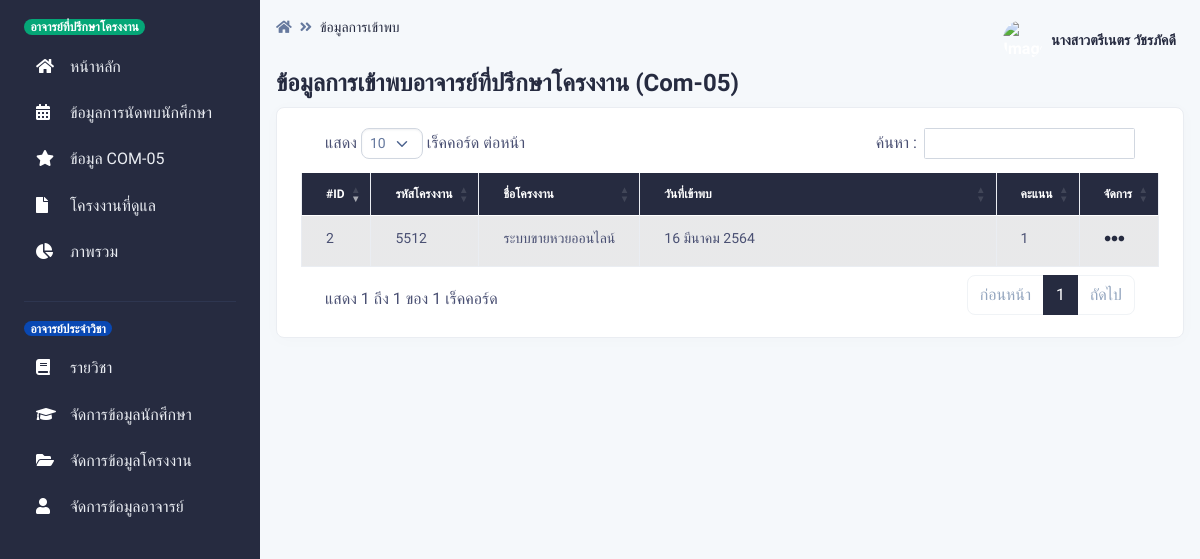
Page /pages/com05/index.php (signed in) on the earlier database version.
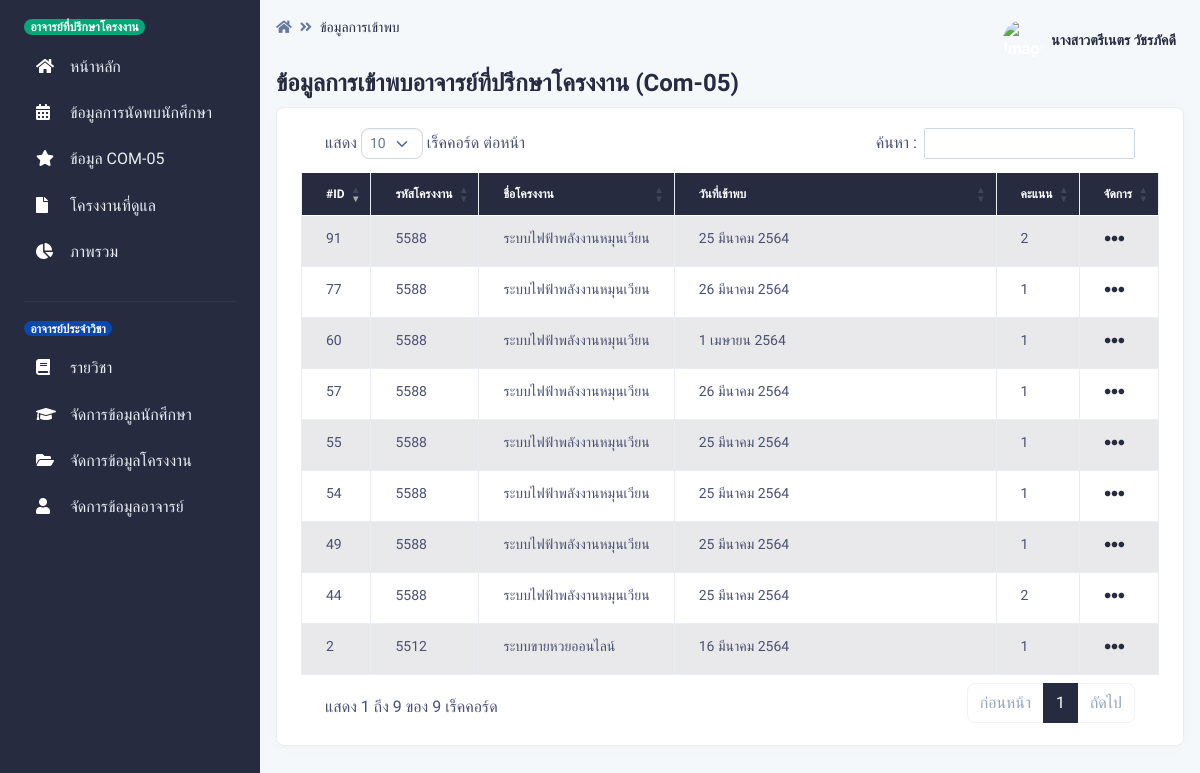
Same page on the later database version.
### tables this page shows
CREATE TABLE `com05` (
  `com05_id` int(255) NOT NULL,
  `appoint_id` int(255) NOT NULL,
  `project_id` int(15) NOT NULL,
  `comment_teacher` varchar(255) NOT NULL,
  `comment_assign` varchar(255) NOT NULL,
  `score` int(11) NOT NULL,
  `meet_check` int(2) NOT NULL,
  `teacher_id` int(15) NOT NULL
);

CREATE TABLE `project` (
  `project_id` int(15) NOT NULL,
  `project_name` varchar(255) NOT NULL,
  `project_type` int(2) NOT NULL,
  `project_status` int(2) NOT NULL DEFAULT 1
);

CREATE TABLE `appoint` (
  `appoint_id` int(255) NOT NULL,
  `project_id` int(15) NOT NULL,
  `appoint_date_start` datetime NOT NULL,
  `appoint_date_end` datetime NOT NULL,
  `apooint_minute` int(3) NOT NULL,
  `appoint_comment` varchar(255) NOT NULL,
  `teacher_id` int(15) NOT NULL,
  `appoint_status` int(2) NOT NULL,
  `recorder` int(15) NOT NULL,
  `appoint_recorder` datetime NOT NULL DEFAULT current_timestamp()
);

### pages/dateth.php (called while the page is built, shortened)
<?php
    function DateThai($strDate)
	{
		$strYear = date("Y",strtotime($strDate))+543;
		$strMonth= date("n",strtotime($strDate));
		$strDay= date("j",strtotime($strDate));
		$strMonthCut = Array("","มกราคม","กุมภาพันธ์","มีนาคม","เมษายน","พฤษภาคม","มิถุนายน","กรกฎาคม","สิงหาคม","กันยายน","ตุลาคม","พฤศจิกายน","ธันวาคม");
		$strMonthThai=$strMonthCut[$strMonth];
		return "$strDay $strMonthThai $strYear";
	}
?>

### pages/com05/index.php (the view, shortened to what this page needs)
<?php
if (!$_SESSION["TeacherID"]){
    Header("Location: ../../login_te.php");
}else{?>
<?php include '../../conn.php';?>
<!DOCTYPE html>
<html lang="en">
<head>
    <link type="text/css" href="../../vendor/@fortawesome/fontawesome-free/css/all.min.css" rel="stylesheet">
    <link type="text/css" href="../../vendor/notyf/notyf.min.css" rel="stylesheet">
    <link type="text/css" href="../../css/volt.css" rel="stylesheet">
    <link rel="stylesheet" type="text/css" href="https://cdn.datatables.net/1.10.23/css/dataTables.bootstrap5.min.css">
    <?php include '../dateth.php';?>
</head>
<body>
    <?php include '../menu_te.php';?>
    <main class="content">
        <nav class="navbar navbar-top navbar-expand navbar-dashboard navbar-dark pl-0 pr-2 pb-0">
            <div class="container-fluid px-0">
                <div class="d-flex justify-content-between w-100" id="navbarSupportedContent">
                    <div class="d-flex">
                        <nav aria-label="breadcrumb">
                            <ol class="breadcrumb breadcrumb-dark breadcrumb-transparent">
                                <li class="breadcrumb-item"><a href="../teacher"><span
                                            class="fas fa-home"></span></a></li>
                                <li class="breadcrumb-item active" aria-current="page">ข้อมูลการเข้าพบ</li>
                            </ol>
                        </nav>
                    </div>
                    <?php include '../navbar_te.php';?>
                </div>
            </div>
        </nav>
        <div class="py-0">
            <div class="d-flex justify-content-between w-100 flex-wrap">
                <div class="mb-3 mb-lg-0">
                    <h1 class="h4">ข้อมูลการเข้าพบอาจารย์ที่ปรึกษาโครงงาน (Com-05)  </h1>
                </div>
            </div>
        </div>
        <div class="card border-light shadow-sm mb-4">
            <div class="card-body">
                <div class="table-responsive">
                    <table id="example" class="table table-striped table-bordered" width="100%" data-order="[[ 0, &quot;desc&quot; ]]" id="tableId">
                        <col style="width:5%" >
                        <col style="width:7%">
                        <col style="width:7%">
                        <col style="width:71%">
                        <col style="width:5%">
                        <col style="width:5%">
                        <thead class="thead-dark">
                        <tr>
                                <th>#ID</th>
                                <th>รหัสโครงงาน</th>
                                <th>ชื่อโครงงาน</th>
                                <th>วันที่เข้าพบ</th>
                                <th>คะแนน</th>
                                <th>จัดการ</th>
                            </tr>
                        </thead>
                        <tbody>
                            <?php
                        $TeacherID =$_SESSION["TeacherID"];
					$sql = "SELECT
                    com05.com05_id,
                    com05.project_id,
                    project.project_name,
                    appoint.appoint_date_start,
                    com05.score,
                    com05.teacher_id,
                    com05.appoint_id
                    FROM
                    com05
                    INNER JOIN appoint ON com05.appoint_id = appoint.appoint_id
                    INNER JOIN project ON com05.project_id = project.project_id AND appoint.project_id = project.project_id
                    WHERE
                    com05.teacher_id = '$TeacherID'";
					$result = $con->query($sql);
					if ($result->num_rows > 0) {
						while($row = $result->fetch_assoc()) {
                            $strDate = $row["appoint_date_start"];
                            echo '<tr>
                                <td>'. $row["com05_id"].'</td>
                                <td>'. $row["project_id"].'</td>
                                <td>'. mb_substr($row["project_name"],0,45,'UTF-8').'</td>
                                <td>'.DateThai($strDate).' </td>
                                <td>'. $row["score"].'</td>';
                                    echo '<td>
                                    <div class="btn-group">
                                        <button
                                            class="btn btn-link text-dark dropdown-toggle dropdown-toggle-split m-0 p-0"
                                            data-toggle="dropdown" aria-haspopup="true" aria-expanded="false">
                                            <span class="icon icon-sm">
                                                <span class="fas fa-ellipsis-h icon-dark"></span>
                                            </span>
                                            <span class="sr-only">Toggle Dropdown</span>
                                        </button>
                                        <div class="dropdown-menu">
                                            <a class="dropdown-item" href="show.php?act=show&ID='. $row["com05_id"].'"><span
                                                    class="fas fa-eye mr-2"></span>ดูรายละเอียด</a>
                                            <a class="dropdown-item" href="com05_edit.php?act=edit&ID=' . $row["com05_id"].'"><span
                                                    class="fas fa-edit mr-2"></span>แก้ไข</a>
                                            <a class="dropdown-item text-danger" href="index.php?deleteCOM05=req&ID=' . $row["com05_id"].'"><span
                                                    class="fas fa-trash-alt mr-2"></span>ลบ</a>
                                        </div>
                                    </div>
                                </td>
                            </tr>';
						}
					}
					?>
                        </tbody>
                    </table>
                </div>
            </div>
        </div>
        <?php include '../footer.php';?>
    </main>
</body>
</html>
<?php }?>

### pages/menu_te.php (shortened to what this page needs)
<nav id="sidebarMenu" class="sidebar d-md-block bg-primary text-white collapse" data-simplebar>
    <div class="sidebar-inner px-4 pt-3">
        <ul class="nav flex-column">
        <h6><span class="badge bg-success">อาจารย์ที่ปรึกษาโครงงาน</span></h6>
            <li class="nav-item ">
                <a href="../../pages/teacher" class="nav-link">
                    <span class="sidebar-icon"><span class="fas fa-home"></span></span>
                    <span>หน้าหลัก</span>
                </a>
            </li>
            <li class="nav-item ">
                <a href="../../pages/appoint_teacher" class="nav-link">
                    <span class="sidebar-icon"><span class="fas fa-calendar-alt"></span></span>
                    <span>ข้อมูลการนัดพบนักศึกษา</span>
                </a>
            </li>
            <li class="nav-item ">
                <a href="../../pages/com05" class="nav-link">
                    <span class="sidebar-icon"><span class="fas fa-star"></span></span>
                    <span>ข้อมูล COM-05</span>
                </a>
            </li>
            <li class="nav-item ">
                <a href="../../pages/project_teacher" class="nav-link">
                    <span class="sidebar-icon"><span class="fas fa-file"></span></span>
                    <span>โครงงานที่ดูแล</span>
                </a>
            </li>
            <li class="nav-item ">
                <a href="../../pages/teacher_dashboard" class="nav-link">
                    <span class="sidebar-icon"><span class="fas fa-chart-pie"></span></span>
                    <span>ภาพรวม</span>
                </a>
            </li>
            <li role="separator" class="dropdown-divider mt-4 mb-3 border-black"></li>
            <?php
        if($_SESSION["Teacherlevel"]==2){
            echo'<h6><span class="badge bg-info">อาจารย์ประจำวิชา</span></h6>
<li class="nav-item ">
<a href="../../pages/subject" class="nav-link">
    <span class="sidebar-icon"><span class="fas fa-book"></span></span>
    <span>รายวิชา</span>
</a>
</li>
<li class="nav-item ">
<a href="../../pages/student_all" class="nav-link">
    <span class="sidebar-icon"><span class="fas fa-graduation-cap"></span></span>
    <span>จัดการข้อมูลนักศึกษา</span>
</a>
</li>
<li class="nav-item ">
<a href="../../pages/project_all" class="nav-link">
    <span class="sidebar-icon"><span class="fas fa-folder-open"></span></span>
    <span>จัดการข้อมูลโครงงาน</span>
</a>
</li>
<li class="nav-item ">
<a href="../../pages/teacher_all" class="nav-link">
    <span class="sidebar-icon"><span class="fas fa-user"></span></span>
    <span>จัดการข้อมูลอาจารย์</span>
</a>
</li>
';
        }
        ?>
        </ul>
    </div>
</nav>

### pages/navbar_te.php (shortened to what this page needs)
<ul class="navbar-nav align-items-center">
    <li class="nav-item dropdown">
        <a class="nav-link pt-1 px-0" href="#" role="button" data-toggle="dropdown" aria-haspopup="true"
            aria-expanded="false">
            <div class="media d-flex align-items-center">
                <img class="user-avatar md-avatar rounded-circle" alt="Image placeholder"
                    src="<?php echo  $_SESSION["TeacherPhoto"]; ?>">
                <div class="media-body ml-2 text-dark align-items-center d-none d-lg-block">
                    <span class="mb-0 font-small font-weight-bold"><?php echo  $_SESSION["TeacherName"]; ?></span>
                </div>
            </div>
        </a>
    </li>
</ul>

### pages/footer.php (shortened to what this page needs)
<footer class="footer section py-5">
        </footer>

Differences in the rows shown:
added com05: com05_id "44", project "5588", project.project_name "ระบบไฟฟ้าพลังงานหมุนเวียน", appoint.appoint_date_start "25 มีนาคม 2564", score "2"
added com05: com05_id "49", project "5588", project.project_name "ระบบไฟฟ้าพลังงานหมุนเวียน", appoint.appoint_date_start "25 มีนาคม 2564", score "1"
added com05: com05_id "54", project "5588", project.project_name "ระบบไฟฟ้าพลังงานหมุนเวียน", appoint.appoint_date_start "25 มีนาคม 2564", score "1"
added com05: com05_id "55", project "5588", project.project_name "ระบบไฟฟ้าพลังงานหมุนเวียน", appoint.appoint_date_start "25 มีนาคม 2564", score "1"
added com05: com05_id "57", project "5588", project.project_name "ระบบไฟฟ้าพลังงานหมุนเวียน", appoint.appoint_date_start "26 มีนาคม 2564", score "1"
added com05: com05_id "60", project "5588", project.project_name "ระบบไฟฟ้าพลังงานหมุนเวียน", appoint.appoint_date_start "1 เมษายน 2564", score "1"
added com05: com05_id "77", project "5588", project.project_name "ระบบไฟฟ้าพลังงานหมุนเวียน", appoint.appoint_date_start "26 มีนาคม 2564", score "1"
added com05: com05_id "91", project "5588", project.project_name "ระบบไฟฟ้าพลังงานหมุนเวียน", appoint.appoint_date_start "25 มีนาคม 2564", score "2"
Other differences:
text written by a page script: "แสดง เร็คคอร์ด ต่อหน้า ค้นหา : แสดง 1 ถึง 1 ของ 1 เร็คคอร์ด ก่อนหน้า 1 ถัดไป" → "แสดง เร็คคอร์ด ต่อหน้า ค้นหา : แสดง 1 ถึง 9 ของ 9 เร็คคอร์ด ก่อนหน้า 1 ถัดไป"
